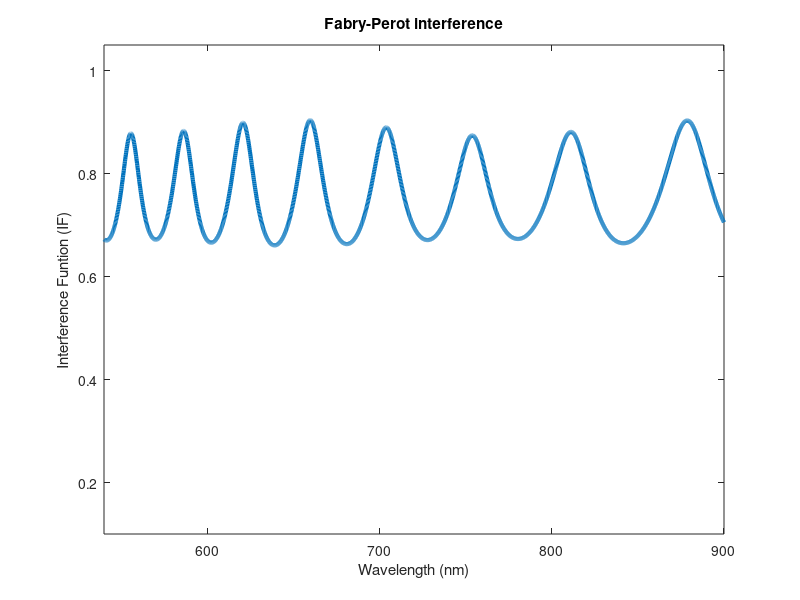

The MATLAB script that drew this image:
n1 = 1; %real part of refractive index of medium 1
k1 = 0; %imaginary part of refractive index of medium 1
n2 = 2.4; %real part of refractive index of medium 2
k2 = 1.2; %imaginary part of refractive index of medium 2
n3 = 1; %real part of refractive index of medium 3
k3 = 0; %imaginary part of refractive index of medium 3
d = 2200; %separation between two films
a1 = 1; %absorption coefficient
H = 0.2.*d;
C = 0.08;
N1 = abs(n1 + k1*(0 + 1i)); %Complex refractive index of medium 1
N2 = abs(n2 + k2*(0 + 1i)); %Complex refractive index of medium 2
N3 = abs(n3 + k3*(0 + 1i)); %Complex refractive index of medium 3

theta1 = 0; %angle of incidence   
theta2 = abs(asin(N1*sin(theta1)/N2)); %angle of reflection from medium 1
theta3 = abs(asin(N2*sin(theta2)/N3)); %angle of reflection from medium 3


%reflection coefficients of s- polarized light for media 1,2 and 3
rs12 =((N1*cos(theta1))- (N2*cos(theta2)))/((N1*cos(theta1))+ (N2*cos(theta2)));
rs23 =((N2*cos(theta2))- (N3*cos(theta3)))/((N2*cos(theta2))+ (N3*cos(theta3)));
rs21 =((N2*cos(theta2))- (N1*cos(theta1)))/((N2*cos(theta2))+ (N1*cos(theta1)));

%reflection coefficients of p- polarized light for media 1,2 and 3
rp12 =((N1*cos(theta2))- (N2*cos(theta1)))/((N1*cos(theta2))+ (N2*cos(theta1)));
rp23 =((N2*cos(theta3))- (N3*cos(theta2)))/((N2*cos(theta3))+ (N3*cos(theta2)));
rp21 =((N2*cos(theta1))- (N1*cos(theta2)))/((N2*cos(theta1))+ (N1*cos(theta2)));

%transmission coefficients of s- polarized light for media 1,2 and 3
ts12 =(2*N1*cos(theta1))/((N1*cos(theta1))+ (N2*cos(theta2)));
ts23 =(2*N2*cos(theta2))/((N2*cos(theta2))+ (N3*cos(theta3)));
ts21 =(2*N2*cos(theta2))/((N2*cos(theta2))+ (N1*cos(theta1)));

%transmission coefficients of p- polarized light for media 1,2 and 3
tp12 =(2*N1*cos(theta2))/((N1*cos(theta2))+ (N2*cos(theta1)));
tp23 =(2*N2*cos(theta3))/((N2*cos(theta3))+ (N3*cos(theta2)));
tp21 =(2*N2*cos(theta1))/((N2*cos(theta1))+ (N1*cos(theta2)));

lambda = linspace(540, 900, 2103); %range of incident wavelength

%calculating the interefence function
for i = 1:length(lambda)
    IF = (n1^3.*(cos(theta1))^2.*C.*H.*...
        (1+(rs23).^2+(((2.*rs23)./((2.*pi.*n2.*H.*cos(theta2))./lambda(i))).*...
        cos((2.*pi.*n2.*cos(theta2).*(2.*d-H))./lambda(i)).*...
        sin((2.*pi.*n2.*H.*cos(theta2))./lambda(i)))))./...
        (2.*pi.*n2.*(n1.*cos(theta1)+n2.*cos(theta2)).^2.*...
        (1+(rs21.*rs23).^2-2.*rs21.*rs23.*cos((4.*pi.*n2.*d.*cos(theta2))./lambda(i))));
    IFs(i) = IF;

end
% IFs_norm = IFs./IFsn;
% If_abs = abs(IFs);

lambda_2 = (N2.*d)./lambda;
e_g = 1240./lambda; %bandgap of the materials

% IFs_norm_1 = IFs_norm - 0.7;
IFs_1 = IFs+0.5 ; %Interference fuction of s-polarized light

% IF_norm = (0.5.*(IFp_norm + IFs_norm))+0.7;

plot(lambda, IFs_1,'LineWidth',3);

xlim([540,900]);
ylim([0.1,1.05]);
xlabel('Wavelength (nm)');
ylabel('Interference Funtion (IF)');
title ('Fabry-Perot interference')



